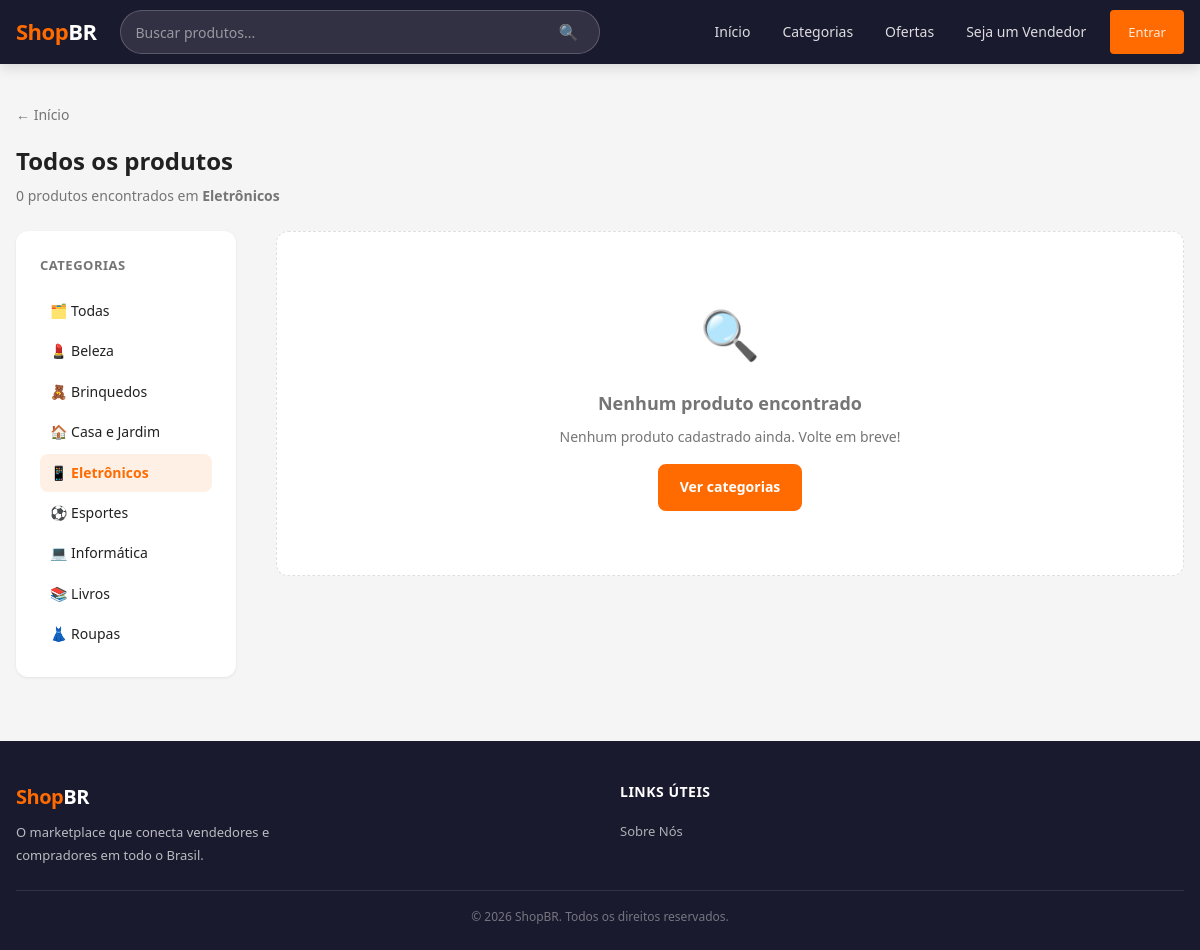
Page /busca.php?categoria=eletronicos on the earlier database version.
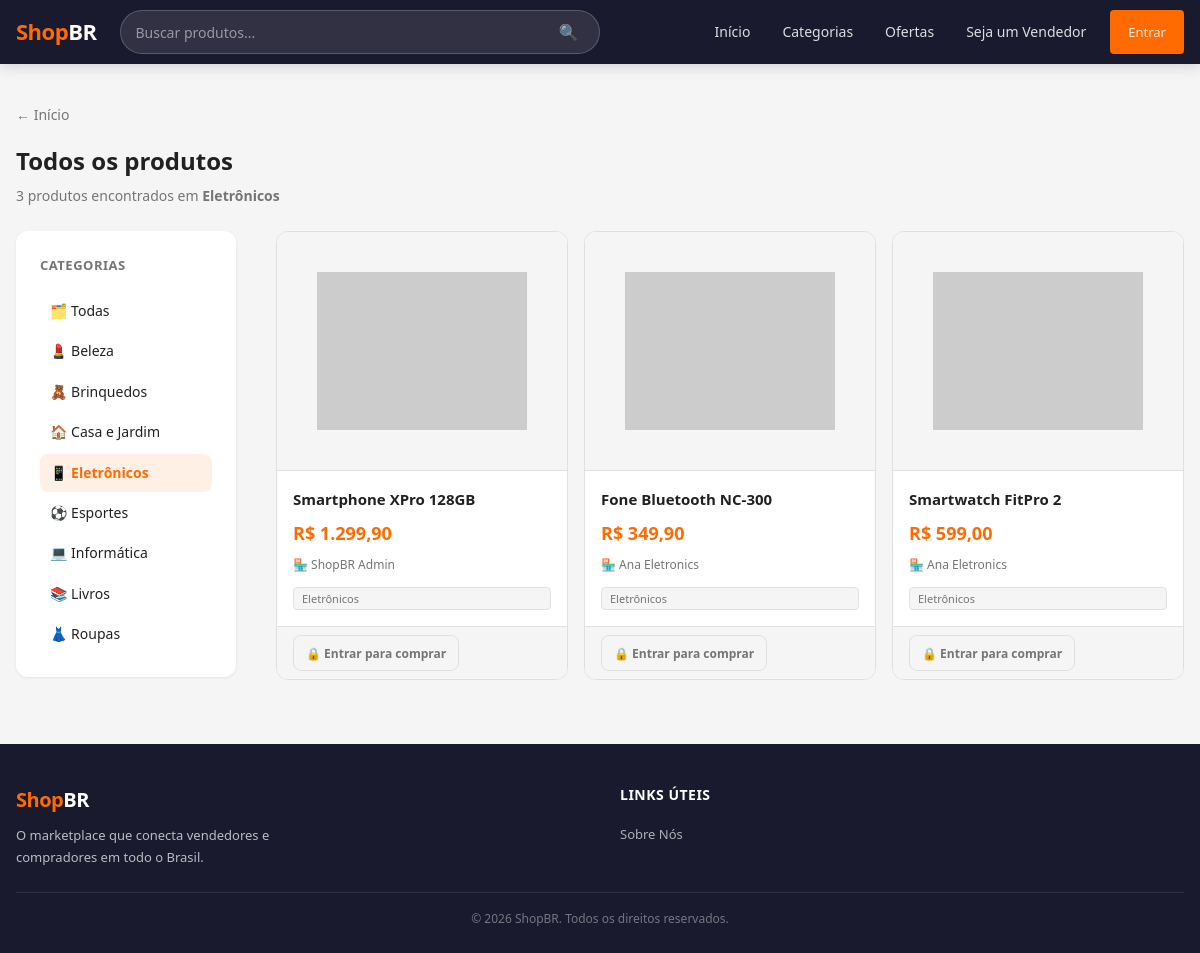
Same page on the later database version.
### tables this page shows
CREATE TABLE IF NOT EXISTS categorias (
    id        INT UNSIGNED NOT NULL AUTO_INCREMENT,
    slug      VARCHAR(60)  NOT NULL,
    nome      VARCHAR(80)  NOT NULL,
    icone     VARCHAR(10)  NOT NULL DEFAULT '🗂️',

    PRIMARY KEY (id),
    UNIQUE KEY uq_categorias_slug (slug)
);

CREATE TABLE IF NOT EXISTS produtos (
    id            INT UNSIGNED       NOT NULL AUTO_INCREMENT,
    vendedor_id   INT UNSIGNED       NOT NULL,
    categoria_id  INT UNSIGNED       NOT NULL,
    nome          VARCHAR(150)       NOT NULL,
    descricao     TEXT,
    preco         DECIMAL(10, 2)     NOT NULL,
    estoque       INT UNSIGNED       NOT NULL DEFAULT 0,
    imagem_url    VARCHAR(512),
    ativo         TINYINT(1)         NOT NULL DEFAULT 1,
    criado_em     DATETIME           NOT NULL DEFAULT CURRENT_TIMESTAMP,
    atualizado_em DATETIME           NOT NULL DEFAULT CURRENT_TIMESTAMP ON UPDATE CURRENT_TIMESTAMP,

    PRIMARY KEY (id),
    KEY idx_produtos_vendedor  (vendedor_id),
    KEY idx_produtos_categoria (categoria_id),
    KEY idx_produtos_ativo     (ativo),

    CONSTRAINT fk_produtos_vendedor
        FOREIGN KEY (vendedor_id)  REFERENCES vendedores(id)
        ON DELETE CASCADE ON UPDATE CASCADE,

    CONSTRAINT fk_produtos_categoria
        FOREIGN KEY (categoria_id) REFERENCES categorias(id)
        ON DELETE RESTRICT ON UPDATE CASCADE
);

CREATE TABLE IF NOT EXISTS vendedores (
    id            INT UNSIGNED    NOT NULL AUTO_INCREMENT,
    usuario_id    INT UNSIGNED    NOT NULL,
    nome_loja     VARCHAR(100)    NOT NULL,
    cpf_cnpj      VARCHAR(18)     NOT NULL,
    telefone      VARCHAR(15)     NOT NULL,
    ativo         TINYINT(1)      NOT NULL DEFAULT 1,
    criado_em     DATETIME        NOT NULL DEFAULT CURRENT_TIMESTAMP,
    atualizado_em DATETIME        NOT NULL DEFAULT CURRENT_TIMESTAMP ON UPDATE CURRENT_TIMESTAMP,

    PRIMARY KEY (id),
    UNIQUE KEY uq_vendedores_usuario   (usuario_id),
    UNIQUE KEY uq_vendedores_cpf_cnpj  (cpf_cnpj),

    CONSTRAINT fk_vendedores_usuario
        FOREIGN KEY (usuario_id) REFERENCES usuarios(id)
        ON DELETE CASCADE ON UPDATE CASCADE
);

### config/session.php (called while the page is built, shortened)
<?php
function estaLogado(): bool
{
    return !empty($_SESSION['usuario_id']);
}

### busca.php (the view, shortened to what the rows shown need)
<?php
require_once __DIR__ . '/config/session.php';
$query      = trim($_GET['q'] ?? '');
$categoriaSlug = trim($_GET['categoria'] ?? '');
$pagina     = max(1, (int) ($_GET['pagina'] ?? 1));
$porPagina  = 12;
$offset     = ($pagina - 1) * $porPagina;
$products   = [];
$totalCount = 0;
$categorias = [];
$categoriaAtual = null;
function formatarPreco(float $preco): string {
    return 'R$ ' . number_format($preco, 2, ',', '.');
}
try {
    $db = getDB();
    $categorias = $db->query('SELECT slug, nome, icone FROM categorias ORDER BY nome')->fetchAll();
    if ($categoriaSlug !== '') {
        $stmtCat = $db->prepare('SELECT id, slug, nome, icone FROM categorias WHERE slug = ? LIMIT 1');
        $stmtCat->execute([$categoriaSlug]);
        $categoriaAtual = $stmtCat->fetch() ?: null;
    }
    $where  = ['p.ativo = 1'];
    $params = [];
    if ($categoriaAtual) {
        $where[]  = 'p.categoria_id = ?';
        $params[] = (int) $categoriaAtual['id'];
    }
    $whereClause = implode(' AND ', $where);
    $stmtCount = $db->prepare("SELECT COUNT(*) AS total FROM produtos p WHERE {$whereClause}");
    $stmtCount->execute($params);
    $totalCount = (int) $stmtCount->fetch()['total'];
    $sql = "
        SELECT
            p.id, p.nome, p.preco, p.imagem_url,
            c.nome AS categoria_nome, c.slug AS categoria_slug,
            v.nome_loja,
            COALESCE(
                (SELECT o.preco_oferta FROM ofertas o
                 WHERE o.produto_id = p.id AND o.ativa = 1 AND o.data_fim > NOW()
                 ORDER BY o.criado_em DESC LIMIT 1),
                NULL
            ) AS preco_oferta,
            (SELECT o.data_fim FROM ofertas o
             WHERE o.produto_id = p.id AND o.ativa = 1 AND o.data_fim > NOW()
             ORDER BY o.criado_em DESC LIMIT 1) AS oferta_data_fim
        FROM produtos p
        INNER JOIN categorias c ON c.id = p.categoria_id
        INNER JOIN vendedores  v ON v.id = p.vendedor_id
        WHERE {$whereClause}
        ORDER BY p.criado_em DESC
        LIMIT ? OFFSET ?
    ";
    $stmtProd = $db->prepare($sql);
    $stmtProd->execute(array_merge($params, [$porPagina, $offset]));
    $products = $stmtProd->fetchAll();
} catch (PDOException $e) {
}
$queryEsc           = htmlspecialchars($query, ENT_QUOTES, 'UTF-8');
$estaLogadoLocal    = estaLogado();
$ehVendedorLocal    = eVendedor();
?>
<!DOCTYPE html>
<html lang="pt-BR">
<head>
    <link rel="stylesheet" href="css/style.css">
</head>
<body>
<main>
    <div class="search-page">
        <div class="container">
            <div class="search-header">
                <h1 class="search-title">
                    <?php if ($query !== ''): ?>
                        Resultados para <em>"<?= $queryEsc ?>"</em>
                    <?php else: ?>
                        Todos os produtos
                    <?php endif; ?>
                </h1>
                <p class="search-count">
                    <?= $totalCount ?> <?= $totalCount === 1 ? 'produto encontrado' : 'produtos encontrados' ?>
                    <?php if ($categoriaAtual): ?>
                        em <strong><?= htmlspecialchars($categoriaAtual['nome'], ENT_QUOTES, 'UTF-8') ?></strong>
                    <?php endif; ?>
                </p>
            </div>
            <div class="search-layout">
                <aside class="search-sidebar" aria-label="Filtrar por categoria">
                    <h2 class="sidebar-title">Categorias</h2>
                    <ul class="sidebar-cat-list">
                        <?php foreach ($categorias as $cat): ?>
                            <li>
                                <a
                                    href="busca.php?q=<?= urlencode($query) ?>&categoria=<?= urlencode($cat['slug']) ?>"
                                    class="sidebar-cat-item <?= $cat['slug'] === $categoriaSlug ? 'active' : '' ?>"
                                >
                                    <?= $cat['icone'] ?>
                                    <?= htmlspecialchars($cat['nome'], ENT_QUOTES, 'UTF-8') ?>
                                </a>
                            </li>
                        <?php endforeach; ?>
                    </ul>
                </aside>
                <div class="search-results">
                    <?php if (empty($products)): ?>
                        <div class="empty-message" role="status">
                            <div class="empty-icon">🔍</div>
                            <h3>Nenhum produto encontrado</h3>
                            <?php if ($query !== ''): ?>
                                <p>Não encontramos nada para "<strong><?= $queryEsc ?></strong>". Tente outras palavras ou explore as categorias.</p>
                            <?php else: ?>
                                <p>Nenhum produto cadastrado ainda. Volte em breve!</p>
                            <?php endif; ?>
                            <a href="index.php" class="btn btn-primary" style="margin-top:16px;">Ver categorias</a>
                        </div>
                    <?php else: ?>
                        <div class="product-grid" role="list">
                            <?php foreach ($products as $product):
                                $productId    = (int) $product['id'];
                                $productName  = htmlspecialchars($product['nome'],           ENT_QUOTES, 'UTF-8');
                                $productPrice = formatarPreco((float) $product['preco']);
                                $productStore = htmlspecialchars($product['nome_loja'],      ENT_QUOTES, 'UTF-8');
                                $productCat   = htmlspecialchars($product['categoria_nome'], ENT_QUOTES, 'UTF-8');
                                $productImage = $product['imagem_url']
                                    ? htmlspecialchars($product['imagem_url'], ENT_QUOTES, 'UTF-8')
                                    : null;
                                $temOferta     = $product['preco_oferta'] !== null;
                                $precoFinal    = $temOferta ? formatarPreco((float)$product['preco_oferta']) : $productPrice;
                            ?>
                                <article class="product-card" role="listitem" aria-label="<?= $productName ?>">
                                    <div class="product-image" aria-hidden="true">
                                        <?php if ($productImage): ?>
                                            <img src="<?= $productImage ?>" alt="<?= $productName ?>" loading="lazy">
                                        <?php else: ?>
                                            📦
                                        <?php endif; ?>
                                    </div>
                                    <div class="product-info">
                                        <h3 class="product-name"><?= $productName ?></h3>
                                        <div class="product-price-group">
                                            <?php if ($temOferta): ?>
                                                <span class="product-price-original"><?= $productPrice ?></span>
                                                <span class="product-price product-price-offer"><?= $precoFinal ?></span>
                                            <?php else: ?>
                                                <span class="product-price"><?= $productPrice ?></span>
                                            <?php endif; ?>
                                        </div>
                                        <p class="product-store">🏪 <?= $productStore ?></p>
                                        <a href="categoria.php?slug=<?= urlencode($product['categoria_slug']) ?>" class="product-cat-tag">
                                            <?= $productCat ?>
                                        </a>
                                    </div>
                                    <div class="product-card-footer">
                                        <?php if ($estaLogadoLocal && !$ehVendedorLocal): ?>
                                            <button class="btn-add-cart" data-id="<?= $productId ?>" data-nome="<?= $productName ?>">
                                                🛒 Adicionar
                                            </button>
                                        <?php elseif (!$estaLogadoLocal): ?>
                                            <a href="login.php" class="btn-add-cart btn-add-cart-login">🔒 Entrar para comprar</a>
                                        <?php else: ?>
                                            <span></span>
                                        <?php endif; ?>
                                    </div>
                                </article>
                            <?php endforeach; ?>
                        </div>
                    <?php endif; ?>
                </div>
            </div>
        </div>
    </div>
</main>
</body>
</html>

Differences in the rows shown:
added produtos: nome "Smartphone XPro 128GB", preco "R$ 1.299,90", vendedor.nome_loja "ShopBR Admin", categoria.nome "Eletrônicos"
added produtos: nome "Fone Bluetooth NC-300", preco "R$ 349,90", vendedor.nome_loja "Ana Eletronics", categoria.nome "Eletrônicos"
added produtos: nome "Smartwatch FitPro 2", preco "R$ 599,00", vendedor.nome_loja "Ana Eletronics", categoria.nome "Eletrônicos"
Other differences:
$totalCount: "0" → "3"
text no longer shown: "🔍 Nenhum produto encontrado Nenhum produto cadastrado ainda. Volte em breve! Ver categorias"
